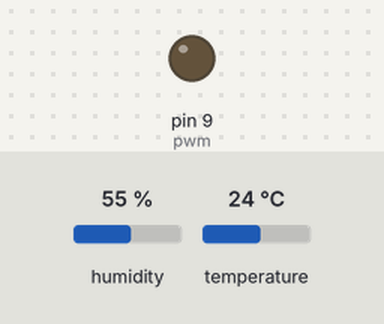
Bench run of a sketch on a simulated Arduino Uno, built with avr-gcc and run on an emulated ATmega328P. Parts: output pins drawn as LEDs (lit = HIGH). Inputs (shaded band) come from the test bench; at power-on: temperature 24 °C, humidity 55 %. What the sketch prints to the serial monitor is not drawn.

Above: at 3.2 s.
3.3 s: temperature set to 28 °C
At 6.0 s:
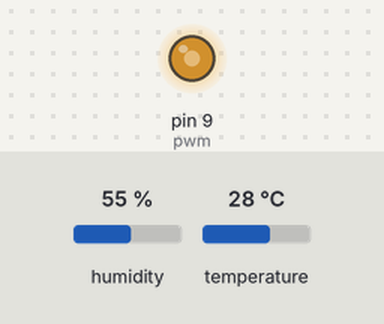
7.3 s: temperature set to 33 °C
At 9.2 s:
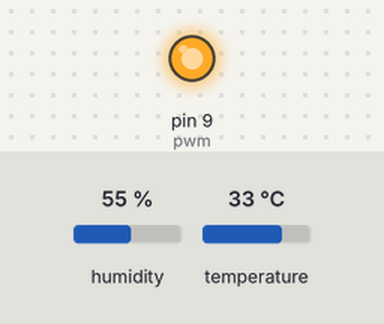
Timing chart, 0 to 10.7 s (numbered marks = the images above; inputs shaded):
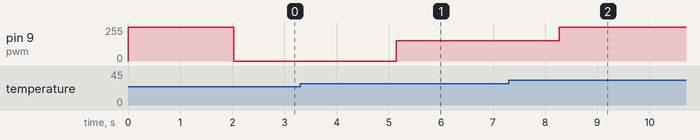

The sketch:

Temp_Controlled_Fan.ino
```cpp
#include <dht.h> // Including library for dht

#define dht_dpin 12

dht DHT;

#define pwm 9

void setup()
{
  Serial.begin(9600); // Initialize Serial Monitor

  pinMode(pwm, OUTPUT); // Set PWM pin as OUTPUT

  analogWrite(pwm, 255); // Start the fan at 100% speed

  Serial.println("Fan Speed Control System");

  delay(2000);
}

void loop()
{
  DHT.read11(dht_dpin);
  int temp = DHT.temperature;

  Serial.print("Temperature: ");
  Serial.print(temp); // Printing temperature on Serial Monitor
  Serial.write(176); // Degree symbol
  Serial.println("C");

  if (temp < 26)
  {
    analogWrite(pwm, 0);
    Serial.println("Fan OFF");
    delay(100);
  }
  else if (temp == 26)
  {
    analogWrite(pwm, 51);
    Serial.println("Fan Speed: 20%");
    delay(100);
  }
  else if (temp == 27)
  {
    analogWrite(pwm, 102);
    Serial.println("Fan Speed: 40%");
    delay(100);
  }
  else if (temp == 28)
  {
    analogWrite(pwm, 153);
    Serial.println("Fan Speed: 60%");
    delay(100);
  }
  else if (temp == 29)
  {
    analogWrite(pwm, 204);
    Serial.println("Fan Speed: 80%");
    delay(100);
  }
  else if (temp > 29)
  {
    analogWrite(pwm, 255);
    Serial.println("Fan Speed: 100%");
    delay(100);
  }

  delay(3000);
}
```

Measured:
- after the input at 3.3 s, pin 9 (pwm): 0/255 → 153/255 after 1.8 s
- after the input at 7.3 s, pin 9 (pwm): 153/255 → 255/255 after 0.97 s
